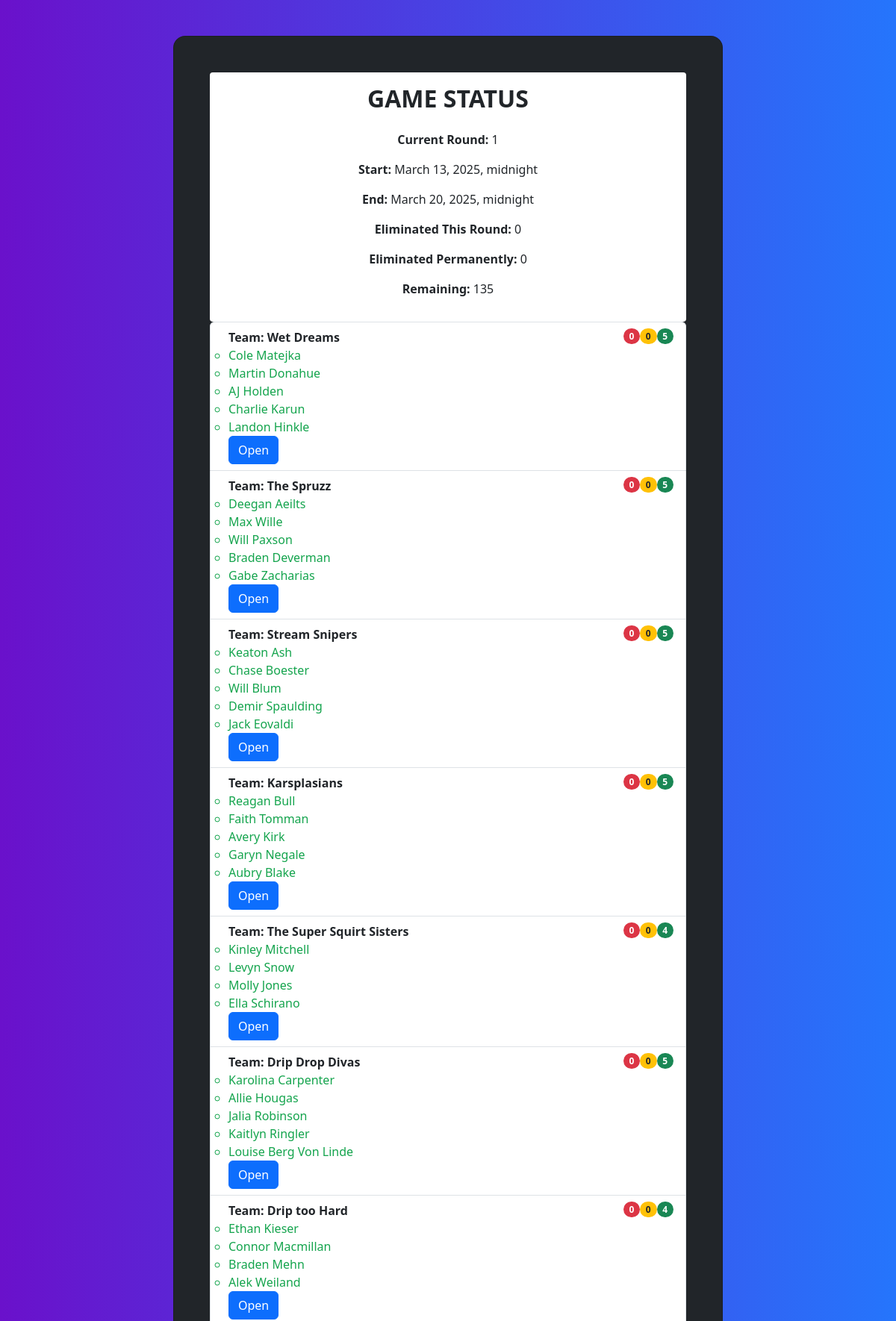
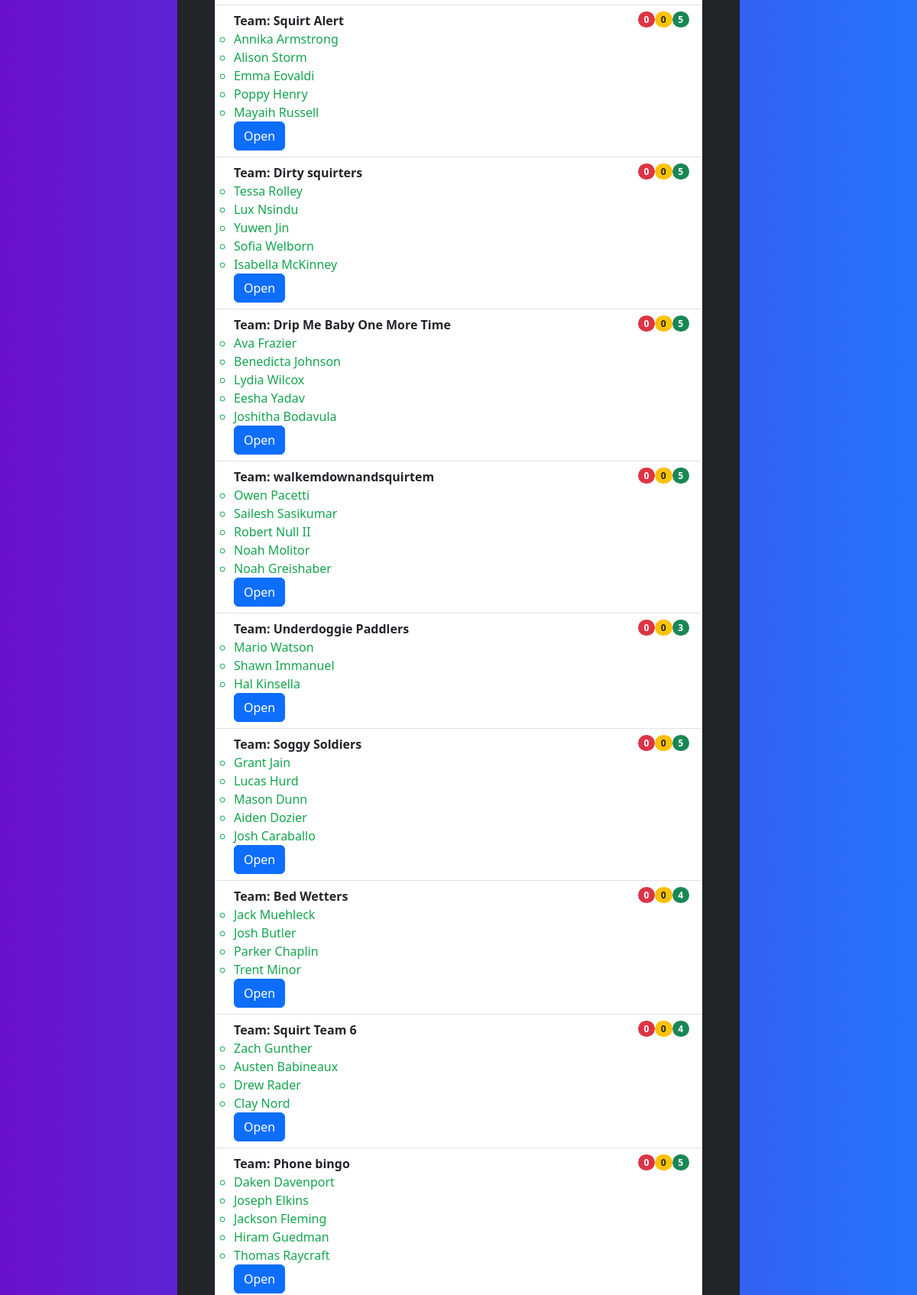
Page /status/ (upper part) on the earlier database version (2 pictures, top to bottom).
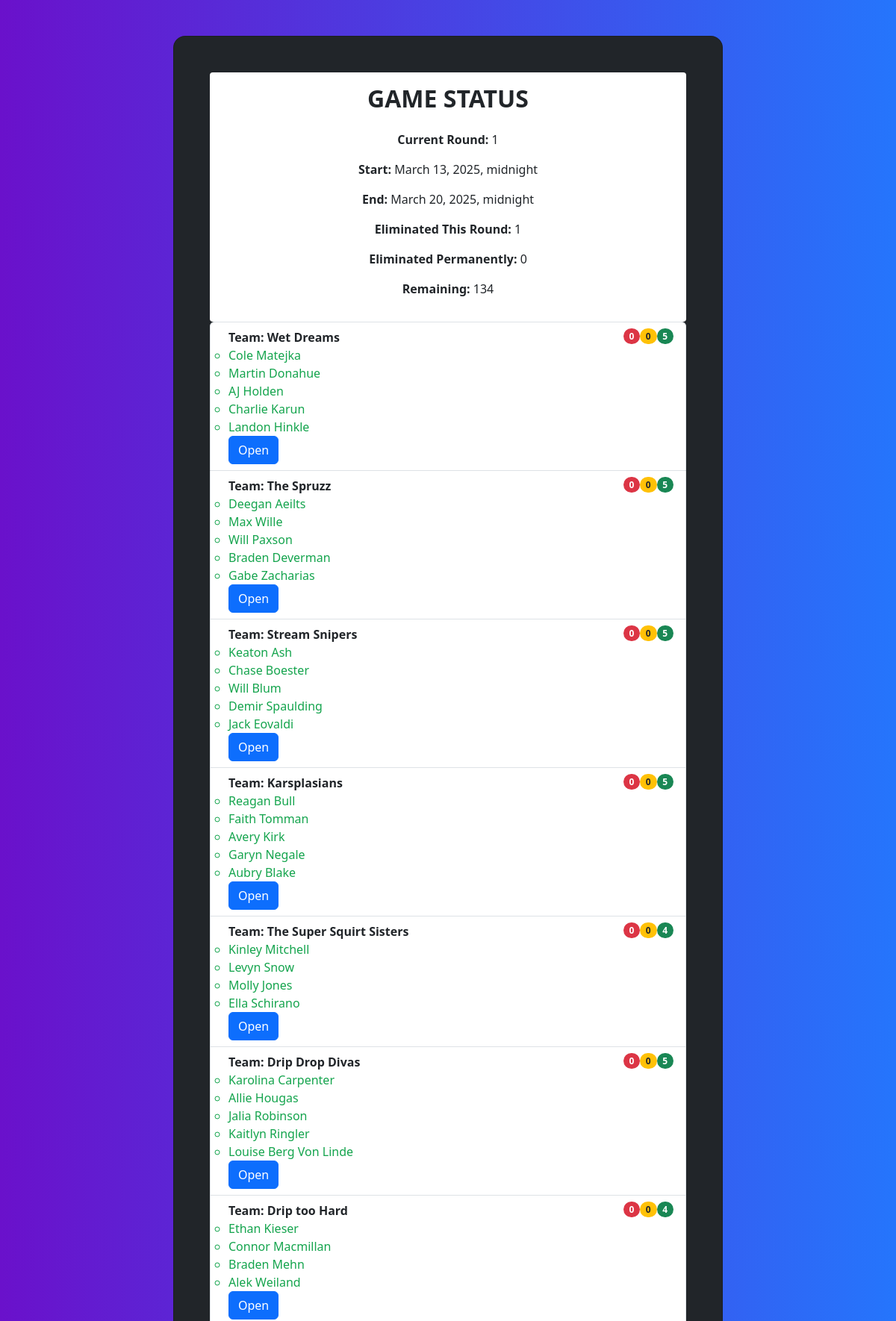
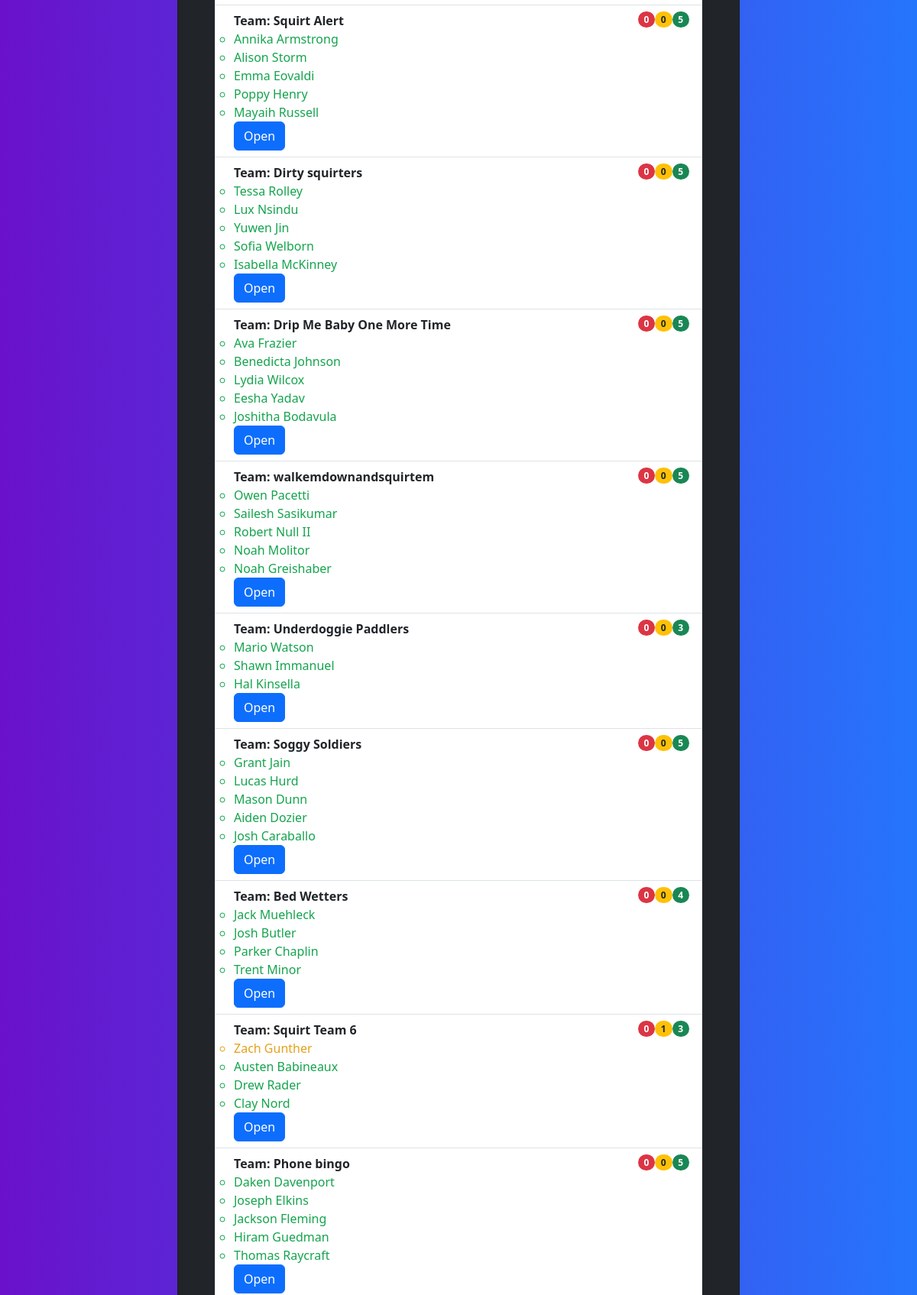
Same page on the later database version (2 pictures, top to bottom).
### assignments/models.py (models this page shows, shortened)
class Participant(models.Model):
    name = models.CharField(max_length=200)
    team = models.ForeignKey(Team, on_delete=models.CASCADE, related_name="participants")
    round_eliminated = models.BooleanField(default=False)
    eliminated_permanently = models.BooleanField(default=False)
    def get_color(self):
        if self.eliminated_permanently:
            return "#DC4C64"
        if self.round_eliminated:
            return "#E4A11B"
        return "#14A44D"

class Team(models.Model):
    id = models.IntegerField(default=0, primary_key=True)
    name = models.CharField(max_length=200)
    eliminated = models.BooleanField(default=False)
    eliminated_date=models.DateField(null=True, blank=True)
    def generate_viewing_code() -> str:
        return ''.join(random.choices(string.ascii_uppercase + string.digits, k=8))
    viewing_code = models.CharField(max_length=8, default=generate_viewing_code, unique=True)
    def get_round_elimed(self):
        filtered_p = list()
        for p in self.participants.all():
            if p.round_eliminated is True and p.eliminated_permanently is False:
                filtered_p.append(p)
        return filtered_p
    def get_round_elimed_count(self):
        return len(self.get_round_elimed())
    def get_perm_elimed(self):
        filtered_p = list()
        for p in self.participants.all():
            if p.eliminated_permanently is True:
                filtered_p.append(p)
        return filtered_p
    def get_perm_elimed_count(self):
        return len(self.get_perm_elimed())
    def get_remaining(self):
        filtered_p = list()
        for p in self.participants.all():
            if p.round_eliminated is False and p.eliminated_permanently is False:
                filtered_p.append(p)
        return filtered_p
    def get_remaining_count(self):
        return len(self.get_remaining())
    def get_participants(self):
        return self.participants.all()

### assignments/views.py (the view)
# urls.py: path("status/", views.gameStatus, name="status"),
def gameStatus(request):
	try:
		current_round = getCurRound()
		if current_round is None:
			current_round = Round.objects.first()
		current_round_index = current_round.index
		round_elims = Participant.objects.filter(round_eliminated=True, eliminated_permanently=False)
		perm_elims = Participant.objects.filter(eliminated_permanently=True)
		remaining = Participant.objects.filter(round_eliminated=False, eliminated_permanently=False)
	except Exception as e:
		print(e)
		current_round = None
		current_round_index = -1
		round_elims = []
		perm_elims = []
		remaining = []
	round_targets = Target.objects.filter(round=current_round)
	round_target_list = list()
	for target in round_targets:
		round_target_list.append(model_to_dict(target))
	all_teams = Team.objects.all()
	team_list = list()
	for team in all_teams:
		team_list.append(model_to_dict(team))
	participants = Participant.objects.all()
	participant_list = list()
	for participant in participants:
		participant_list.append(model_to_dict(participant))
	template = loader.get_template("assignments/gameStatus.html")
	context = {
		'current_round': current_round,
		'current_round_index': current_round_index,
		'eliminated_this_round': len(round_elims),
		'eliminated_permanently': len(perm_elims),
		'remaining': len(remaining),
		'round_targets': round_targets,
		'round_targets_ser': round_target_list,
		'teams': all_teams,
		'team_list': team_list,
		'participants': participant_list
	}
	return HttpResponse(template.render(context, request))

### assignments/views.py (called while the page is built)
def getCurRound() -> Round:
	rounds = Round.objects.all()
	for round in rounds:
		if round.start_date <= timezone.now() and round.end_date > timezone.now():
			return round
	return None

### assignments/templates/assignments/gameStatus.html (shortened to what this page needs)
<!DOCTYPE html>
<html>
    <head>
        {% load bootstrap5 %}
        {% bootstrap_css %}
        {% load math_filters %}
        {% load target_filters %}
        {% load static %}
    </head>
    <body style="background: black;">
        <section class="gradient-custom">
        <div class="container py-5">
        <div class="row d-flex justify-content-center align-items-center" style="min-height: 100vh">
        <div class="col-20 col-md-16 col-lg-10 col-xl-8">
        <div class="card bg-dark" style="border-radius: 1rem; height: 90%">
        <div class="card-body p-5 text-center">
            <div style="background: white; border-radius: .25rem; padding: 1rem;">
                <h2 class="fw-bold mb-4 text-uppercase text-lg-left">Game Status</h2>
                <p style="margin-bottom: 1rem"><strong>Current Round:</strong>              {{current_round_index}} </p>
                <p style="margin-bottom: 1rem"><strong>Start:</strong>                      {{current_round.start_date}} </p>
                <p style="margin-bottom: 1rem"><strong>End:</strong>                        {{current_round.end_date}} </p>
                <p style="margin-bottom: 1rem"><strong>Eliminated This Round:</strong>      {{eliminated_this_round}} </p>
                <p style="margin-bottom: 1rem"><strong>Eliminated Permanently:</strong>     {{eliminated_permanently}} </p>
                <p style="margin-bottom: 1rem"><strong>Remaining:</strong>                  {{remaining}} </p>
            </div>
            <ul class="list-group">
                {% for team in teams %}
                <li class="list-group-item d-flex justify-content-between align-items-start">
                    <div class="ms-2 me-auto text-start">
                        <div class="fw-bold">Team: {{team.name}}</div>
                        <ul class="list-group">
                            {% for p in team.get_participants %}
                                <li style="color: {{p.get_color}};">{{p.name}}</li>
                            {% endfor %}
                        </ul>
                        <a class="btn btn-primary" href="/home/{{team.viewing_code}}" role="button">Open</a>
                    </div>
                    <span class="badge bg-danger rounded-pill">{{team.get_perm_elimed_count}}</span>
                    <span class="badge bg-warning text-dark rounded-pill">{{team.get_round_elimed_count}}</span>
                    <span class="badge bg-success rounded-pill">{{team.get_remaining_count}}</span>
                    </li>
                {% endfor %}
            </ul>
        </div>
        </div>
        </div>
        </section>
    </body>
</html>

Differences in the rows shown:
changed through a linked row, Team "Squirt Team 6": get_round_elimed_count "0" → "1"; get_remaining_count "4" → "3"
changed Participant "Zach Gunther": round_eliminated False → True (drawn)
Other differences:
{{ eliminated_this_round }}: "0" → "1"
{{ remaining }}: "135" → "134"
